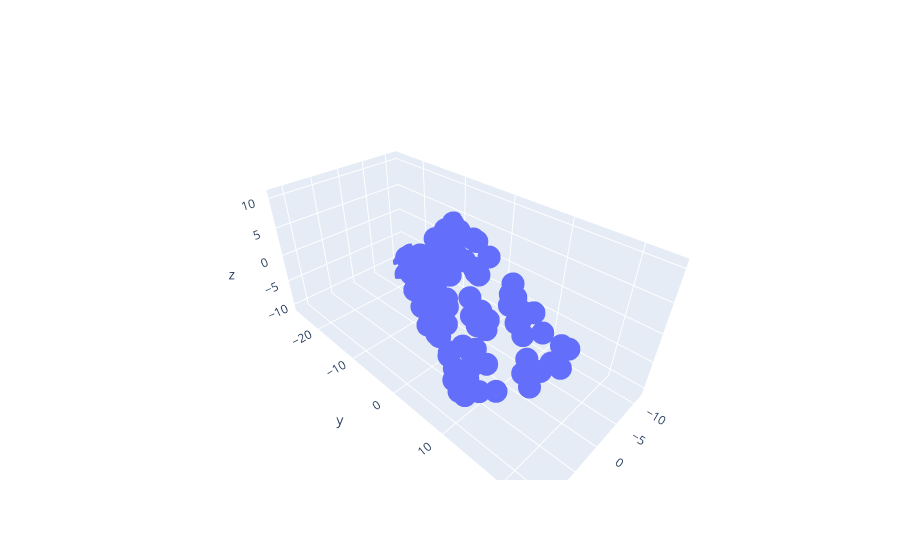

Here is the notebook cell this chart was saved with:
### Code cell
#4-10
import plotly.graph_objects as go

# As a matrix with two columns in R3, instead of two separate vectors
A = np.array( [ [3,0],
                [5,2],
                [1,2] ] )

# uncomment the line below
# A = np.array( [ [3,1.5],
#                 [5,2.5],
#                 [1, .5] ] )


xlim = [-4,4]
scalars = np.random.uniform(low=xlim[0],high=xlim[1],size=(100,2))

# create random points
points = np.zeros((100,3))
for i in range(len(scalars)):
  points[i,:] = A@scalars[i]

# draw the dots in the figure
fig = go.Figure( data=[go.Scatter3d(x=points[:,0], y=points[:,1], z=points[:,2], mode='markers')])
fig.show()
